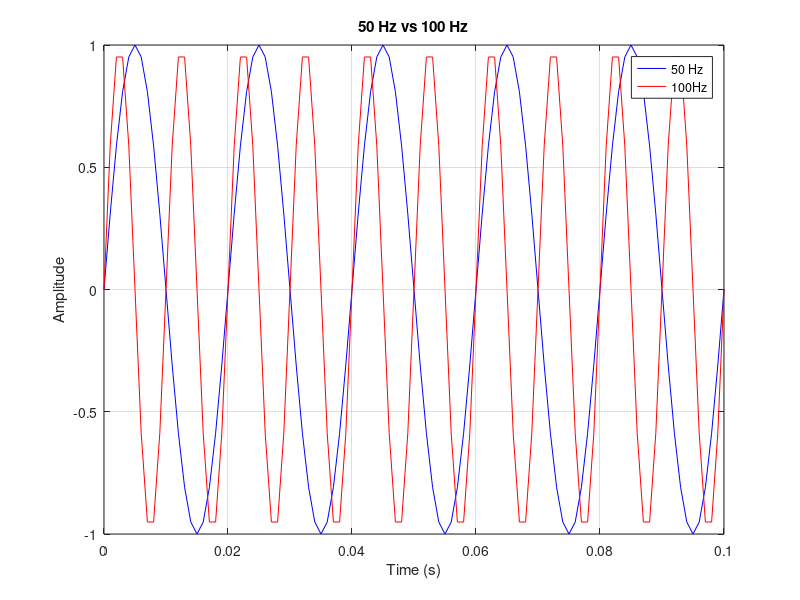

MATLAB code to generate this figure:
clear;
clc;
close all;

Fs = 1000;                 % Sampling frequency: 1000 Hz
t = 0:1/Fs:0.1;            % 0 ile 0.1 saniye arasi

f1 = 50;                   % Birinci sinyal: 50 Hz
f2 = 100;                  % Ikinci sinyal: 100 Hz

x1 = sin(2*pi*f1*t);       % 50 Hz sinus
x2 = sin(2*pi*f2*t);       % 100 Hz sinus

figure;
plot(t, x1, 'b');          % Birinci sinyal: mavi
hold on;                  % Mevcut grafigi koru
plot(t, x2, 'r');          % Ikinci sinyal: kirmizi

xlabel('Time (s)');
ylabel('Amplitude');
title('50 Hz vs 100 Hz');
legend("50 Hz","100Hz")
grid on;
